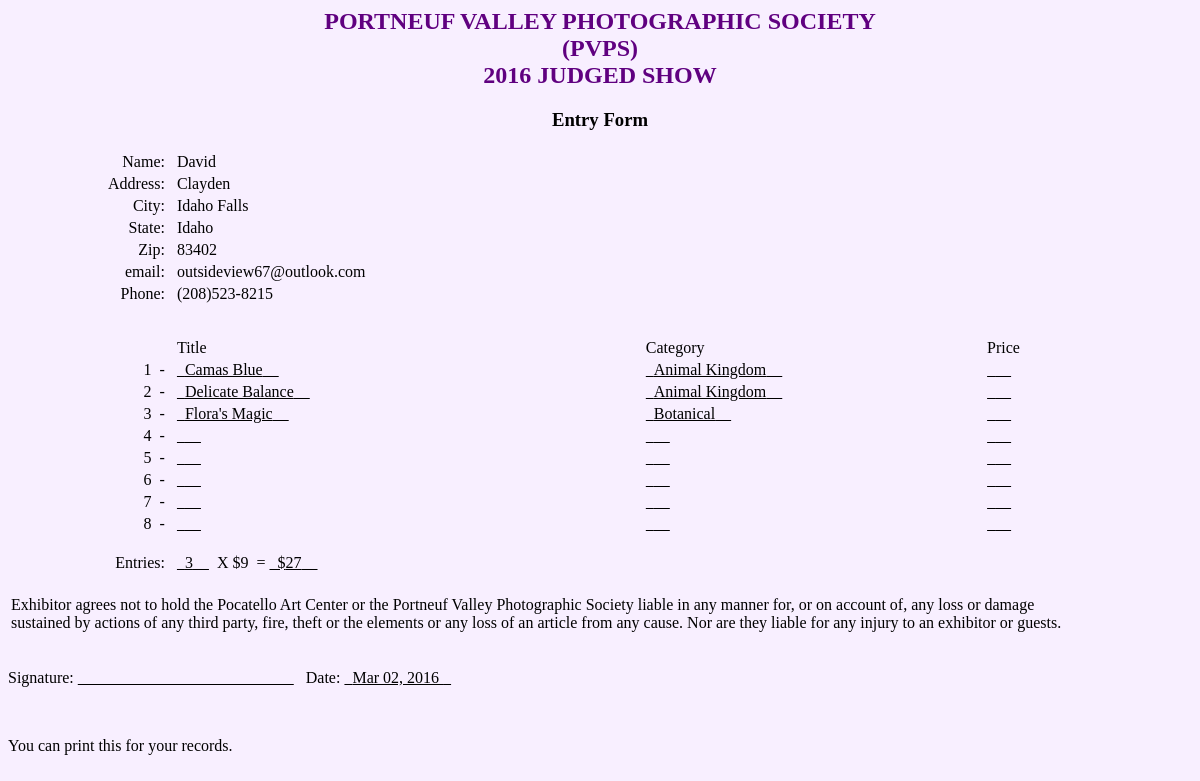
Screenshot of /show_2016/detail/29 with the database file from the repository.
### show_2016/models.py (models this page shows, shortened)
class Entries( models.Model):
    name = models.CharField( max_length=100 )
    address = models.CharField( max_length=100 )
    city = models.CharField( max_length=100 )
    state = models.CharField( max_length=100 )
    zip = models.CharField( max_length=100 )
    email = models.CharField( max_length=100 )
    phone = models.CharField( max_length=100 )
    pic1_title = models.CharField( max_length=100 )
    pic2_title = models.CharField( max_length=100 )
    pic3_title = models.CharField( max_length=100 )
    pic4_title = models.CharField( max_length=100 )
    pic5_title = models.CharField( max_length=100 )
    pic6_title = models.CharField( max_length=100 )
    pic7_title = models.CharField( max_length=100 )
    pic8_title = models.CharField( max_length=100 )
    pic1_category = models.CharField( max_length=50, default="" )
    pic2_category = models.CharField( max_length=50, default="" )
    pic3_category = models.CharField( max_length=50, default="" )
    pic4_category = models.CharField( max_length=50, default="" )
    pic5_category = models.CharField( max_length=50, default="" )
    pic6_category = models.CharField( max_length=50, default="" )
    pic7_category = models.CharField( max_length=50, default="" )
    pic8_category = models.CharField( max_length=50, default="" )
    pic1_price = models.CharField( max_length=30, default="")
    pic2_price = models.CharField( max_length=30, default="")
    pic3_price = models.CharField( max_length=30, default="")
    pic4_price = models.CharField( max_length=30, default="")
    pic5_price = models.CharField( max_length=30, default="")
    pic6_price = models.CharField( max_length=30, default="")
    pic7_price = models.CharField( max_length=30, default="")
    pic8_price = models.CharField( max_length=30, default="")
    date = models.DateTimeField( default=timezone.now() )
    def name_string( self):
        return self.name
    def num_pics( self):
        n = 0
        if ( len( self.pic1_title) > 1):
            n = n + 1
        if ( len( self.pic2_title) > 1):
            n = n + 1
        if ( len( self.pic3_title) > 1):
            n = n + 1
        if ( len( self.pic4_title) > 1):
            n = n + 1
        if ( len( self.pic5_title) > 1):
            n = n + 1
        if ( len( self.pic6_title) > 1):
            n = n + 1
        if ( len( self.pic7_title) > 1):
            n = n + 1
        if ( len( self.pic8_title) > 1):
            n = n + 1
        return n
    def entry_fee( self):
        return self.num_pics() * 9
    def date_string(self):
        msg = self.date.strftime( '%b %d, %Y')
        return msg

### show_2016/views.py (the view)
# urls.py: url( r'^detail/(?P<entryid>[0-9]*)$', views.detail, name='detial'),
def detail( request, entryid):
     entry = Entries.objects.get( id=entryid)
     context = {'entry' : entry}
     return render( request, 'show_2016/detail.html', context)

### show_2016/templates/show_2016/detail.html (shortened to what this page needs)
{% include 'show_2016/base_start.html' %}
<div align="center">
  <h2>PORTNEUF VALLEY PHOTOGRAPHIC SOCIETY<br>
        (PVPS)<br>
        2016 JUDGED SHOW</h2>
  <h3>Entry Form</h3>
</div>
  <table border="0" width="90%">
    <tr>
      <td align="right">
	<label for="1">Name:&nbsp;&nbsp;</label>
      </td><td align="left" colspan"3">
	{{ entry.name_string }}
      </td>
    </tr>
    <tr>
      <td align="right">
	<label for="1">Address:&nbsp;&nbsp;</label>
      </td><td align="left" colspan"3">
	{{ entry.address }}
      </td>
    </tr>
    <tr>
      <td align="right">
	<label for="3">City:&nbsp;&nbsp;</label>
      </td><td align="left" colspan"3">
	{{ entry.city }}
      </td>
    </tr>
    <tr>
      <td align="right">
	<label for="4">State:&nbsp;&nbsp;</label>
      </td><td align="left" colspan"3">
	{{ entry.state }}
      </td>
    </tr>
    <tr>
      <td align="right">
	<label for="5">Zip:&nbsp;&nbsp;</label>
      </td><td align="left" colspan"3">
	{{ entry.zip }}
      </td>
    </tr>
    <tr>
      <td align="right">
	<label for="5">email:&nbsp;&nbsp;</label>
      </td><td align="left" colspan"3">
	{{ entry.email }}
      </td>
    </tr>
    <tr>
      <td align="right">
	<label for="5">Phone:&nbsp;&nbsp;</label>
      </td><td align="left" colspan"3">
	{{ entry.phone }}
      </td>
    </tr>
    <tr height="30"><td colspan="4"></td></tr>
    <tr>
      <td align="left">&nbsp;</td>
      <td align="left">Title</td>
      <td align="left">Category</td>
      <td align="left">Price</td>
    </tr>
    <tr>
      <td align="right">
	1&nbsp;&nbsp;-&nbsp;&nbsp;
      </td><td align="left">
	<u>&nbsp;&nbsp;{{ entry.pic1_title }}&nbsp;&nbsp;&nbsp;&nbsp;</u>
      </td><td align="left">
	<u>&nbsp;&nbsp;{{ entry.pic1_category }}&nbsp;&nbsp;&nbsp;&nbsp;</u>
      </td><td align="left">
	<u>&nbsp;&nbsp;{{ entry.pic1_price }}&nbsp;&nbsp;&nbsp;&nbsp;</u>
      </td>
    </tr>
    <tr>
      <td align="right">
	2&nbsp;&nbsp;-&nbsp;&nbsp;
      </td><td align="left">
	<u>&nbsp;&nbsp;{{ entry.pic2_title }}&nbsp;&nbsp;&nbsp;&nbsp;</u>
      </td><td align="left">
	<u>&nbsp;&nbsp;{{ entry.pic2_category }}&nbsp;&nbsp;&nbsp;&nbsp;</u>
      </td><td align="left">
	<u>&nbsp;&nbsp;{{ entry.pic2_price }}&nbsp;&nbsp;&nbsp;&nbsp;</u>
      </td>
    </tr>
    <tr>
      <td align="right">
	3&nbsp;&nbsp;-&nbsp;&nbsp;
      </td><td align="left">
	<u>&nbsp;&nbsp;{{ entry.pic3_title }}&nbsp;&nbsp;&nbsp;&nbsp;</u>
      </td><td align="left">
	<u>&nbsp;&nbsp;{{ entry.pic3_category }}&nbsp;&nbsp;&nbsp;&nbsp;</u>
      </td><td align="left">
	<u>&nbsp;&nbsp;{{ entry.pic3_price }}&nbsp;&nbsp;&nbsp;&nbsp;</u>
      </td>
    </tr>
    <tr>
      <td align="right">
	4&nbsp;&nbsp;-&nbsp;&nbsp;
      </td><td align="left">
	<u>&nbsp;&nbsp;{{ entry.pic4_title }}&nbsp;&nbsp;&nbsp;&nbsp;</u>
      </td><td align="left">
	<u>&nbsp;&nbsp;{{ entry.pic4_category }}&nbsp;&nbsp;&nbsp;&nbsp;</u>
      </td><td align="left">
	<u>&nbsp;&nbsp;{{ entry.pic4_price }}&nbsp;&nbsp;&nbsp;&nbsp;</u>
      </td>
    </tr>
    <tr>
      <td align="right">
	5&nbsp;&nbsp;-&nbsp;&nbsp;
      </td><td align="left">
	<u>&nbsp;&nbsp;{{ entry.pic5_title }}&nbsp;&nbsp;&nbsp;&nbsp;</u>
      </td><td align="left">
	<u>&nbsp;&nbsp;{{ entry.pic5_category }}&nbsp;&nbsp;&nbsp;&nbsp;</u>
      </td><td align="left">
	<u>&nbsp;&nbsp;{{ entry.pic5_price }}&nbsp;&nbsp;&nbsp;&nbsp;</u>
      </td>
    </tr>
    <tr>
      <td align="right">
	6&nbsp;&nbsp;-&nbsp;&nbsp;
      </td><td align="left">
	<u>&nbsp;&nbsp;{{ entry.pic6_title }}&nbsp;&nbsp;&nbsp;&nbsp;</u>
      </td><td align="left">
	<u>&nbsp;&nbsp;{{ entry.pic6_category }}&nbsp;&nbsp;&nbsp;&nbsp;</u>
      </td><td align="left">
	<u>&nbsp;&nbsp;{{ entry.pic6_price }}&nbsp;&nbsp;&nbsp;&nbsp;</u>
      </td>
    </tr>
    <tr>
      <td align="right">
	7&nbsp;&nbsp;-&nbsp;&nbsp;
      </td><td align="left">
	<u>&nbsp;&nbsp;{{ entry.pic7_title }}&nbsp;&nbsp;&nbsp;&nbsp;</u>
      </td><td align="left">
	<u>&nbsp;&nbsp;{{ entry.pic7_category }}&nbsp;&nbsp;&nbsp;&nbsp;</u>
      </td><td align="left">
	<u>&nbsp;&nbsp;{{ entry.pic7_price }}&nbsp;&nbsp;&nbsp;&nbsp;</u>
      </td>
    </tr>
    <tr>
      <td align="right">
	8&nbsp;&nbsp;-&nbsp;&nbsp;
      </td><td align="left">
	<u>&nbsp;&nbsp;{{ entry.pic8_title }}&nbsp;&nbsp;&nbsp;&nbsp;</u>
      </td><td align="left">
	<u>&nbsp;&nbsp;{{ entry.pic8_category }}&nbsp;&nbsp;&nbsp;&nbsp;</u>
      </td><td align="left">
	<u>&nbsp;&nbsp;{{ entry.pic8_price }}&nbsp;&nbsp;&nbsp;&nbsp;</u>
      </td>
    </tr>
    <tr height="15"><td colspan="3"></td></tr>
    <tr>
      <td align="right">
	Entries:&nbsp;&nbsp;
      <td align="left" colspan"3">
	 <u>&nbsp;&nbsp;{{ entry.num_pics }}&nbsp;&nbsp;&nbsp;&nbsp;</u>
	 &nbsp;X $9&nbsp;&nbsp;=
	 <u>&nbsp;&nbsp;${{ entry.entry_fee }}&nbsp;&nbsp;&nbsp;&nbsp;</u>
      </td>
    </tr>
  </table>
  <table border="0" width="90%"><tr><td>
  <p>
Exhibitor agrees not to hold the Pocatello Art Center or the Portneuf Valley Photographic
Society liable in any manner for, or
on account of, any loss or damage sustained by
actions of any third party, fire, theft or the elements or any loss of an article from any
cause.  Nor are they liable for any injury to an exhibitor or guests.
  </p>
  </table>
<p>
    Signature: <u>&nbsp;&nbsp;&nbsp;&nbsp;&nbsp;&nbsp;&nbsp;&nbsp;&nbsp;
    &nbsp;&nbsp;</u>
    &nbsp;&nbsp;Date:&nbsp;<u>&nbsp;&nbsp;{{ entry.date_string }}
    &nbsp;&nbsp;</u>
</p>
<p>
  You can print this for your records.
</p>

### show_2016/static/show_2016/style.css (style rules this page uses)
h2 { color: #600080 ; # font-size: 150%; }

### rows the page displays
Entries: name_string "David", address "Clayden", city "Idaho Falls", state "Idaho", zip "83402", email "outsideview67@outlook.com", phone "(208)523-8215", pic1_title "Camas Blue", pic1_category "Animal Kingdom", pic2_title "Delicate Balance", pic2_category "Animal Kingdom", pic3_title "Flora's Magic", pic3_category "Botanical", num_pics "3", entry_fee "27", date_string "Mar 02, 2016"
